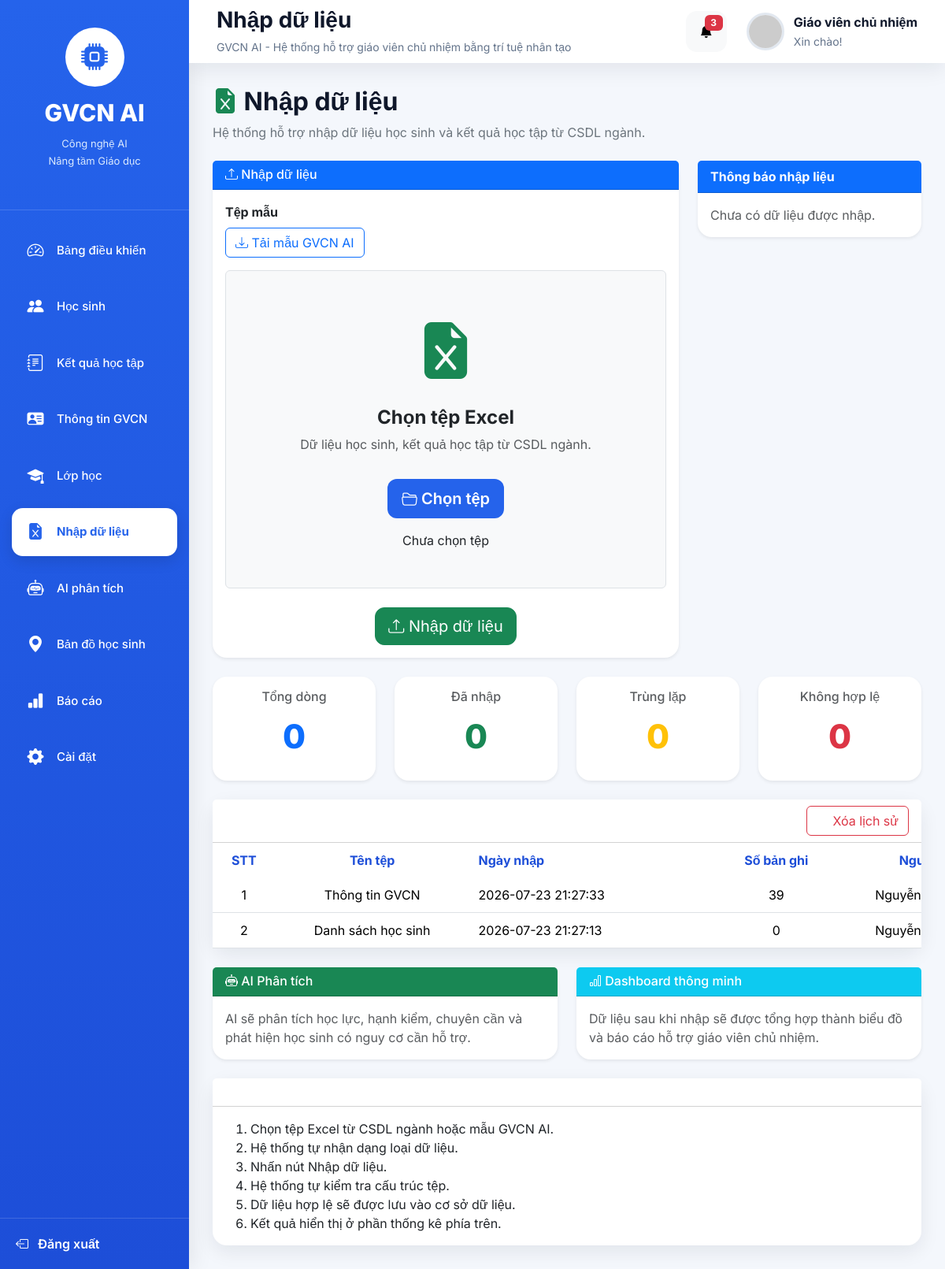
Before: /upload with the older database file.
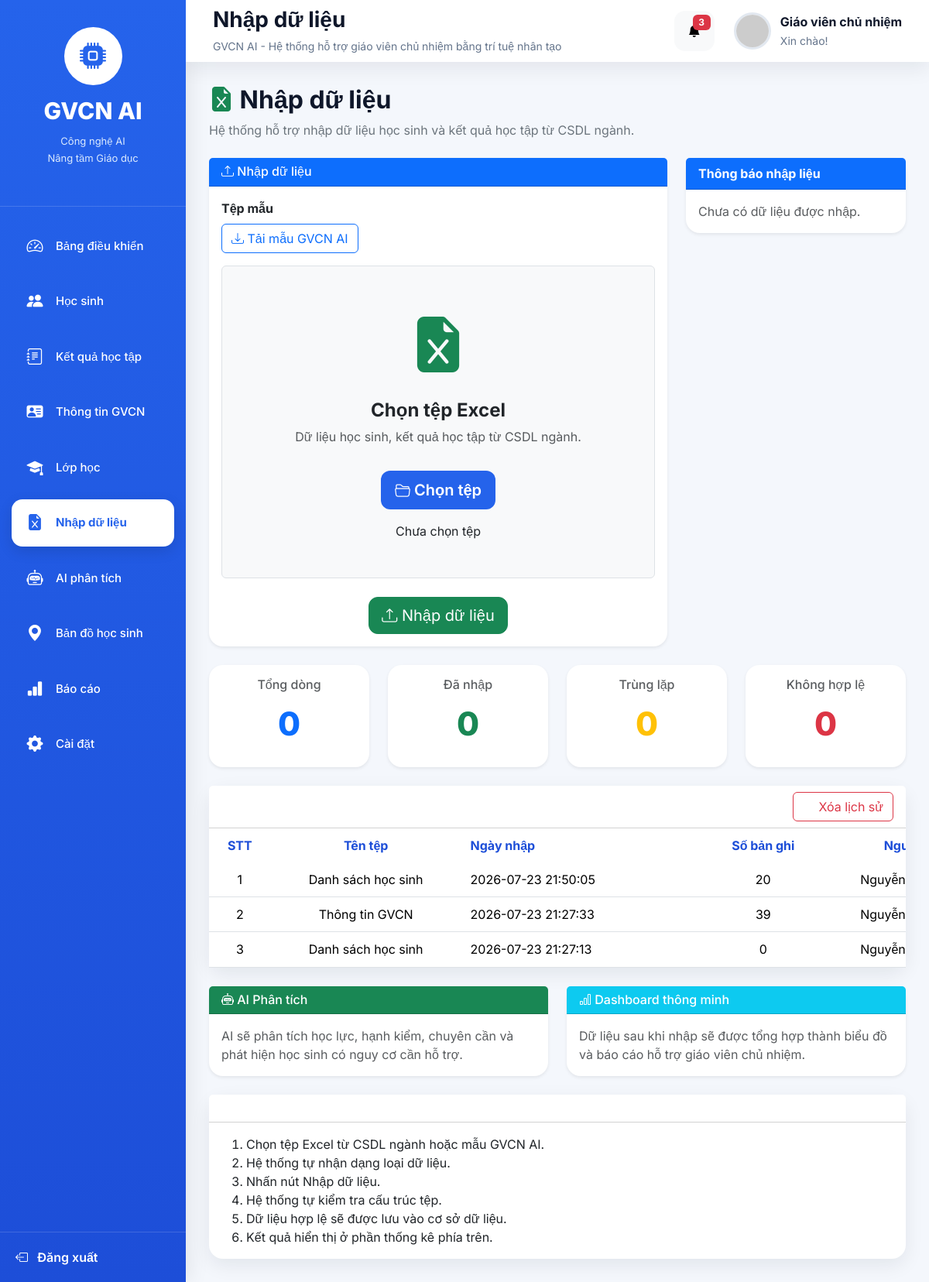
After: the same page with the newer database file.
### tables this page shows
CREATE TABLE import_history(

    id INTEGER PRIMARY KEY AUTOINCREMENT,

    ten_tep TEXT,

    loai_du_lieu TEXT,

    so_ban_ghi INTEGER,

    nguoi_nhap TEXT,

    trang_thai TEXT,

    thoi_gian TIMESTAMP DEFAULT CURRENT_TIMESTAMP

);

### app.py (the view, shortened to what this page needs)
@app.route("/upload", methods=["GET", "POST"])
def upload():
    stats = {
        "total": 0,
        "imported": 0,
        "updated": 0,
        "duplicate": 0,
        "invalid": 0
    }
    conn = get_connection()
    history = conn.execute("""
SELECT

    ten_tep,

    loai_du_lieu,

    so_ban_ghi,

    nguoi_nhap,

    trang_thai,

    thoi_gian

FROM import_history

ORDER BY id DESC

LIMIT 20

""").fetchall()
    conn.close()
    return render_template(
        "upload.html",
        stats=stats,
        history=history,
        page_title="Nhập dữ liệu",
        active_page="upload"
    )

### modules/database.py (called while the page is built)
def get_connection():
    conn = sqlite3.connect(DATABASE)
    conn.row_factory = sqlite3.Row
    return conn

### templates/upload.html (shortened to what the changed rows need)
{% extends "layout.html" %}
{% block content %}
<div>
    <h2 class="fw-bold">
        <i class="bi bi-file-earmark-excel-fill text-success"></i>
        Nhập dữ liệu
    </h2>
</div>
<div class="row mt-4">
    <div class="col-lg-3">
        <div class="card shadow-sm text-center">
            <div class="card-body">
                <h2 class="text-primary">
                    {{ stats.total|default(0) }}
                </h2>
            </div>
        </div>
    </div>
    <div class="col-lg-3">
        <div class="card shadow-sm text-center">
            <div class="card-body">
                <h2 class="text-success">
                    {{ stats.imported|default(0) }}
                </h2>
            </div>
        </div>
    </div>
    <div class="col-lg-3">
        <div class="card shadow-sm text-center">
            <div class="card-body">
                <h2 class="text-warning">
                    {{ stats.duplicate|default(0) }}
                </h2>
            </div>
        </div>
    </div>
    <div class="col-lg-3">
        <div class="card shadow-sm text-center">
            <div class="card-body">
                <h2 class="text-danger">
                    {{ stats.invalid|default(0) }}
                </h2>
            </div>
        </div>
    </div>
</div>
<div class="row mt-4">
    <div class="col-lg-12">
        <div class="card">
            <div class="table-responsive">
                <table class="table table-hover align-middle mb-0">
                    <thead>
                        <tr>
                            <th>STT</th>
                            <th>Tên tệp</th>
                            <th>Ngày nhập</th>
                            <th>Số bản ghi</th>
                            <th>Người nhập</th>
                        </tr>
                    </thead>
                   <tbody>
{% if history %}
    {% for item in history %}
    <tr>
        <td>{{ loop.index }}</td>
        <td>{{ item.loai_du_lieu }}</td>
        <td>{{ item.thoi_gian }}</td>
        <td>{{ item.so_ban_ghi }}</td>
        <td>{{ item.nguoi_nhap }}</td>
                            </tr>
                                    {% endfor %}
                                    {% else %}
                            <tr>
                                <td colspan="6" class="text-center text-muted py-4">
                                     Chưa có lịch sử nhập liệu.
                                 </td>
                            </tr>
                            {% endif %}
                    </tbody>
                </table>
            </div>
        </div>
    </div>
</div>
{% endblock %}

Changed rows visible on the page:
added import_history: loai_du_lieu "Danh sách học sinh", thoi_gian "2026-07-23 21:50:05", so_ban_ghi "20", nguoi_nhap "Nguyễn…"
